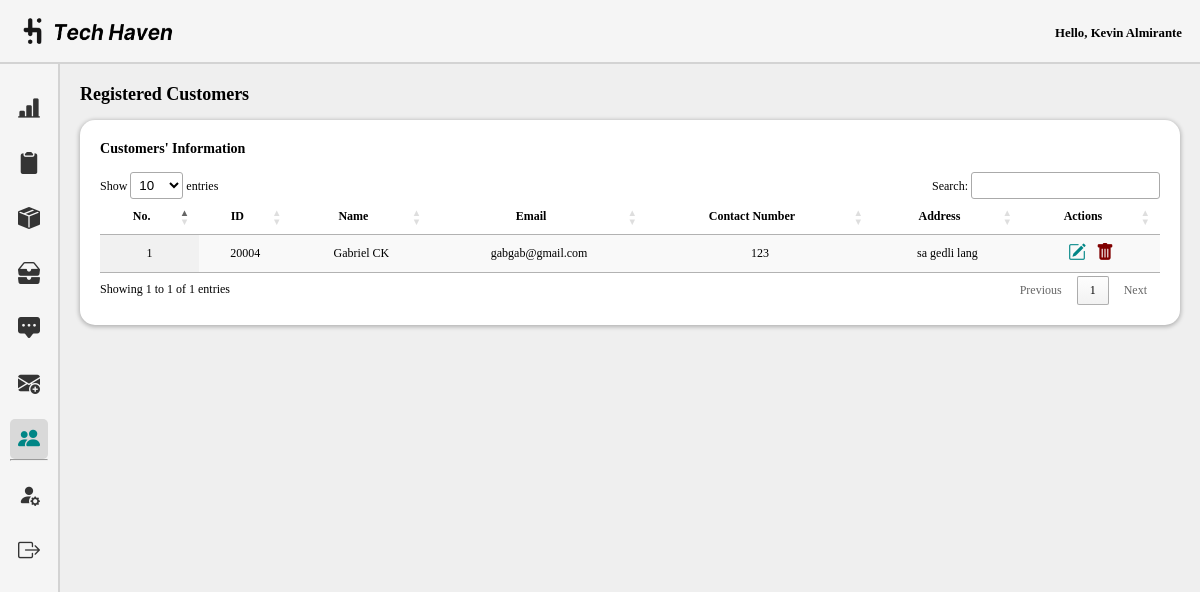
Page /admin/users.php (signed in) on the committed database.
### tables this page shows
CREATE TABLE `customerinfo` (
  `customerID` int(100) NOT NULL,
  `name` text NOT NULL,
  `email` varchar(250) NOT NULL,
  `contactNum` varchar(100) NOT NULL,
  `address` varchar(250) NOT NULL,
  `password` varchar(100) NOT NULL
);

### admin/users.php (the view, shortened to what this page needs)
<!DOCTYPE html>
<html lang="en">
<head>
    <link rel="stylesheet" href="css/dashboard.css">
    <link rel="stylesheet" href="../assets/font/inter.css">
    <link rel="stylesheet" href="../node_modules/bootstrap-icons/font/bootstrap-icons.css">
    <link rel="stylesheet" type="text/css" href="https://cdn.datatables.net/1.10.25/css/jquery.dataTables.css">
</head>
<body>
    <header class="nav">
        <div class="nav-left">
            <img src="../assets/img/tech-haven-logo2.png" alt="Tech Haven Logo" id="logo">
        </div>
        <div class="nav-right">
        <p style="font-size: 0.8rem; font-style: normal; margin-top:5px;">
                Hello, <?php echo htmlspecialchars($_SESSION['name']); ?>
        </p>    </div>
    </header>
    <section class="container">
        <div class="sidebar">
            <ul class="sidebar-list">
                <li class="sidebar-list-item">
                    <a href="dashboard.php" class="sidebar-link tooltip-trigger" data-tooltip="Dashboard">
                          <i class="bi bi-bar-chart-line-fill"></i>
                     </a>
                </li>
                <li class="sidebar-list-item">
                     <a href="orders.php" class="sidebar-link tooltip-trigger" data-tooltip="Orders">
                          <i class="bi bi-clipboard2-fill"></i>
                     </a>
                </li>
                <li class="sidebar-list-item">
                     <a href="products.php" class="sidebar-link tooltip-trigger" data-tooltip="Products">
                          <i class="bi bi-box-seam-fill"></i>
                     </a>
                </li>
                <li class="sidebar-list-item">
                     <a href="inventory.php" class="sidebar-link tooltip-trigger" data-tooltip="Inventory">
                          <i class="bi bi-inboxes-fill"></i>
                    </a>
                </li>
                <li class="sidebar-list-item">
                     <a href="feedbacks.php" class="sidebar-link tooltip-trigger" data-tooltip="Feedbacks">
                         <i class="bi bi-chat-square-dots-fill"></i>
                     </a>
                </li>
                <li class="sidebar-list-item">
                     <a href="advertisement.php" class="sidebar-link tooltip-trigger" data-tooltip="Advertisements">
                         <i class="bi bi-envelope-plus-fill"></i>
                     </a>
                </li>
                <li class="sidebar-list-item">
                     <a href="users.php" class="sidebar-link tooltip-trigger active" data-tooltip="Users">
                         <i class="bi bi-people-fill"></i>
                     </a>
                </li>
                <hr>
                <li class="sidebar-list-item">
                     <a href="profile.php" class="sidebar-link tooltip-trigger" data-tooltip="Edit Profile">
                         <i class="bi bi-person-fill-gear"></i>
                     </a>
                </li>
                <li class="sidebar-list-item">
                     <a href="logout.php" class="sidebar-link tooltip-trigger" data-tooltip="Logout">
                         <i class="bi bi-box-arrow-right"></i>
                     </a>
                </li>
              </ul>
          </div>
    <div class="dashboard-content">
        <h1>Registered Customers</h1><br>
        <div class = "wrapper-dashboard">
        <h3>Customers' Information</h3><br>
       <table id="example" class="display" style="width:100%">
            <thead>
                <tr>
                    <th>No.</th>
                    <th>ID</th>
                    <th>Name</th>
                    <th>Email</th>
                    <th>Contact Number</th>
                    <th>Address</th>
                    <th>Actions</th>
                </tr>
            </thead>
            <tbody>
                <?php
                $servername = "localhost";
                $username = "root";
                $password = "";
                $dbname = "th_db";
                $conn = new mysqli($servername, $username, $password, $dbname);
                $sql = "SELECT customerID, name, email, contactNum, address FROM customerInfo";
                $result = $conn->query($sql);
                if ($result->num_rows > 0) {
                    $counter = 1;
                    while($row = $result->fetch_assoc()) {
                        echo "<tr>";
                        echo "<td>" . $counter . "</td>";
                        echo "<td>" . $row["customerID"] . "</td>";
                        echo "<td>" . $row["name"] . "</td>";
                        echo "<td>" . $row["email"] . "</td>";
                        echo "<td>" . $row["contactNum"] . "</td>";
                        echo "<td>" . $row["address"] . "</td>";
                        echo "<td>";
                        echo "<a href='edit.php?id=" . $row["customerID"] . "' class='bi bi-pencil-square' title='Edit' style='color:#008686;font-size:18px;'></a>";
                        echo "<a href='#' class='bi bi-trash-fill delete-btn' data-id='" . $row["customerID"] . "' title='Delete' style='margin-left: 10px;color:maroon;font-size:18px;'></a>";
                        echo "</td>";
                        echo "</tr>";
                        $counter++;
                    }
                } else {
                    echo "<tr><td colspan='7'>No results found</td></tr>";
                }
                ?>
            </tbody>
        </table>
        </div>
    </div>
    </section>
</body>
</html>

### admin/css/dashboard.css (style rules this page uses)
* { margin: 0; box-sizing: border-box; padding: 0; }
:root { --lightColor: #F5F5F5; --shadedColor: #E7E7E7; --darkModeNav: #292929; --darkBody: #5C5C5C; }
.nav { background: var(--lightColor); display: flex; justify-content: space-between; align-items: center; height: 4rem; font: italic 600 20px/normal 'Inter'; box-shadow: 0px 2px 2px 0px rgba(0, 0, 0, 0.25); border-bottom: 2px solid #D3D3D3; }
.nav img { width: 150px; margin-left: 15%; }
.nav-left, .nav-middle, .nav-right { display: flex; align-items: center; }
.nav-right { display: flex; justify-content: space-between; margin-right: 1.5%; }
.sidebar { margin-top:0; width: 60px; height: 917px; flex-shrink: 0; background: var(--lightColor); padding:10px; border-right: 2px solid #D3D3D3; }
.nav-right, .sidebar-link { display: flex; justify-content: center; align-items: center; }
.sidebar-link { height: 40px; width: 100%; display: flex; justify-content: center; align-items: center; text-decoration: none; color: #5C5C5C; border-radius: 5px; }
.sidebar-list-item { height: 100%; display: flex; justify-content: center; align-items: center; margin-top: 15px; }
.sidebar-list-item i { font-size:22px; color:#343434; }
.tooltip-trigger { position: relative; }
.sidebar-link.active .bi { color: #008686; }
.sidebar-link.active { background: #D9D9D9; }
.container { display: flex; }
.dashboard-content { padding: 20px; font: 12px/normal 'Inter'; background-color: #EFEFEF; }
.wrapper-dashboard { width: 100%; height: auto; flex-shrink: 0; padding:20px; border-radius: 15px; background: #FFF; box-shadow: 0px 1px 4px 1px rgba(0, 0, 0, 0.25); }

### admin/users.php (style rules this page uses)
.dashboard-content { width: 100%; padding: 20px; }
#example { width: 100% !important; margin: auto; }
#example th, #example td { text-align: center; }

### rows in the picture
customerinfo: customerID "20004", name "Gabriel CK", email "gabgab@gmail.com", contactNum "123", address "sa gedli lang"

### other values in the picture
$_SESSION['name'] "Kevin Almirante"
